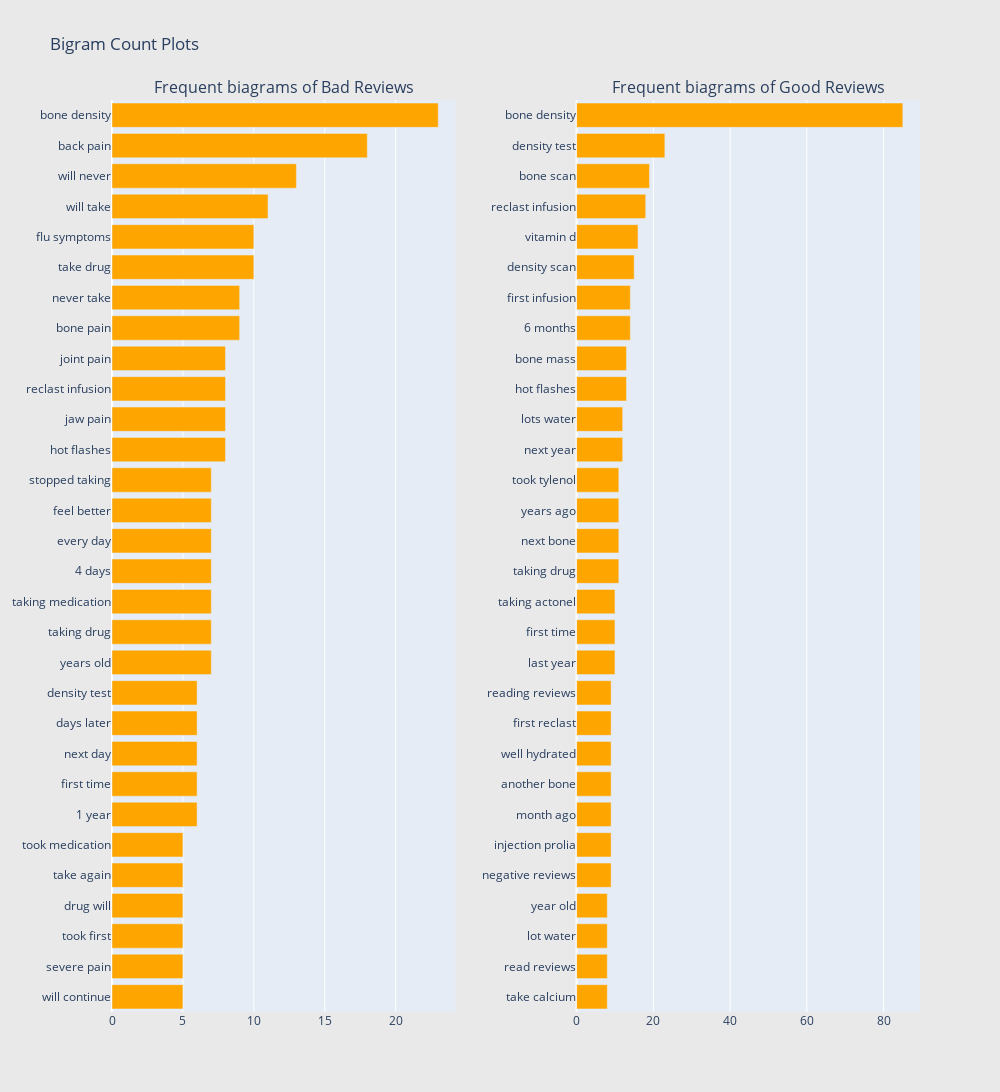

Notebook source saved alongside this figure:
### Code cell
freq_dict = defaultdict(int)
for sent in df2[df2["Review"] == 'bad']['Reviews']:
    for word in generate_ngrams(sent,2):
        freq_dict[word] += 1
fd_sorted = pd.DataFrame(sorted(freq_dict.items(), key=lambda x: x[1])[::-1])
fd_sorted.columns = ["word", "wordcount"]
trace1 = horizontal_bar_chart(fd_sorted.head(30), 'orange')

freq_dict = defaultdict(int)
for sent in df2[df2["Review"] == 'good']['Reviews']:
    for word in generate_ngrams(sent,2):
        freq_dict[word] += 1
fd_sorted = pd.DataFrame(sorted(freq_dict.items(), key=lambda x: x[1])[::-1])
fd_sorted.columns = ["word", "wordcount"]
trace2 = horizontal_bar_chart(fd_sorted.head(30), 'orange')

# Creating two subplots
fig = tools.make_subplots(rows=1, cols=2, vertical_spacing=0.04,horizontal_spacing=0.15,
                          subplot_titles=["Frequent biagrams of Bad Reviews", 
                                          "Frequent biagrams of Good Reviews"])
fig.append_trace(trace1, 1, 1)
fig.append_trace(trace2, 1, 2)
fig['layout'].update(height=1200, width=1000, paper_bgcolor='rgb(233,233,233)', title="Bigram Count Plots")
py.iplot(fig, filename='word-plots')

### Figure 1 — Plotly figure (JSON) as saved in the notebook; plotly's stock layout.template omitted (floating-point values rounded to 4 significant figures)
{"data": [{"marker": {"color": "orange"}, "orientation": "h", "showlegend": false, "type": "bar", "x": [5, 5, 5, 5, 5, 5, 6, 6, 6, 6, 6, 7, 7, 7, 7, 7, 7, 7, 8, 8, 8, 8, 9, 9, 10, 10, 11, 13, 18, 23], "xaxis": "x", "y": ["will continue", "severe pain", "took first", "drug will", "take again", "took medication", "1 year", "first time", "next day", "days later", "density test", "years old", "taking drug", "taking medication", "4 days", "every day", "feel better", "stopped taking", "hot flashes", "jaw pain", "reclast infusion", "joint pain", "bone pain", "never take", "take drug", "flu symptoms", "will take", "will never", "back pain", "bone density"], "yaxis": "y"}, {"marker": {"color": "orange"}, "orientation": "h", "showlegend": false, "type": "bar", "x": [8, 8, 8, 8, 9, 9, 9, 9, 9, 9, 9, 10, 10, 10, 11, 11, 11, 11, 12, 12, 13, 13, 14, 14, 15, 16, 18, 19, 23, 85], "xaxis": "x2", "y": ["take calcium", "read reviews", "lot water", "year old", "negative reviews", "injection prolia", "month ago", "another bone", "well hydrated", "first reclast", "reading reviews", "last year", "first time", "taking actonel", "taking drug", "next bone", "years ago", "took tylenol", "next year", "lots water", "hot flashes", "bone mass", "6 months", "first infusion", "density scan", "vitamin d", "reclast infusion", "bone scan", "density test", "bone density"], "yaxis": "y2"}], "layout": {"annotations": [{"font": {"size": 16}, "showarrow": false, "text": "Frequent biagrams of Bad Reviews", "x": 0.2125, "xanchor": "center", "xref": "paper", "y": 1, "yanchor": "bottom", "yref": "paper"}, {"font": {"size": 16}, "showarrow": false, "text": "Frequent biagrams of Good Reviews", "x": 0.7875, "xanchor": "center", "xref": "paper", "y": 1, "yanchor": "bottom", "yref": "paper"}], "height": 1200, "paper_bgcolor": "rgb(233,233,233)", "title": {"text": "Bigram Count Plots"}, "width": 1000, "xaxis": {"anchor": "y", "domain": [0, 0.425]}, "xaxis2": {"anchor": "y2", "domain": [0.575, 1]}, "yaxis": {"anchor": "x", "domain": [0, 1]}, "yaxis2": {"anchor": "x2", "domain": [0, 1]}}}
